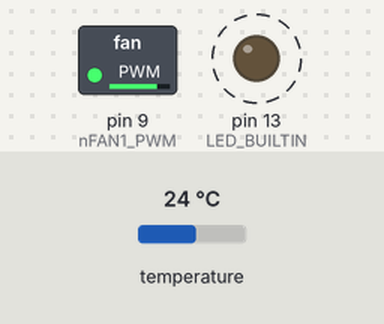
This sketch was run on a simulated Arduino Mega 2560, built with avr-gcc and run on an emulated ATmega2560. Parts: switched loads named in the sketch (green lamp = pin HIGH), output pins drawn as LEDs (lit = HIGH). Dashed ring = blinking. The test bench sets the inputs (shaded band); at power-on: temperature 24 °C. What the sketch prints to the serial monitor is not drawn.

Above: at 4.59 s.
Timing chart, 0 to 7.5 s (numbered marks = the images above):
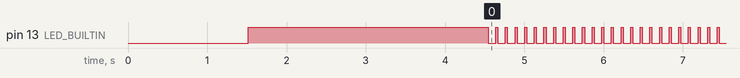

Measured:
- by itself, pin 13 (LED_BUILTIN): alternates HIGH for 0.03 s and LOW for 0.10 s

The sketch:

MAX31850_Tester.ino
```cpp
/*
   File: Dallas_Tester.ino modified
   By: (Forrest) Lee Erickson
   Date: 20230921
   Use the serial plotter to view results
   This program forked from Dallas_Tester.ino on 20230921
   Set D9 PWM for about 50% to test PWM on MOM (Mock up of Maryville hardware)
   Add an EMA filtered output.
   Rev 0.5 Correct numberOfDevices in the legend of plot.
   Rev 0.5 REM out the filtered output on 202040711
*/
#define COMPANY_NAME "pubinv.org "
#define PROG_NAME "MAX31850_Tester"
#define VERSION ";_Rev_0.5"
#define DEVICE_UNDER_TEST "Hardware: Mockup Of Maryville"  //A model number
#define LICENSE "GNU Affero General Public License, version 3 "


#define SHUT_DOWN 49


#include <OneWire.h>
#include <DallasTemperature.h>

// Data wire is plugged into port 2 on the Arduino
//#define ONE_WIRE_BUS 5
#define ONE_WIRE_BUS 5  // But port 5 on Controller v1.

#define TEMPERATURE_PRECISION 9 // Lower resolution

#define MAX_NUM_THERMOCOUPLES 10 // An arbitrary maximum mumber of thermocouples.
float now_Temp[MAX_NUM_THERMOCOUPLES]; //
float ema_Temp[MAX_NUM_THERMOCOUPLES]; //

// Setup a oneWire instance to communicate with any OneWire devices (not just Maxim/Dallas temperature ICs)
OneWire oneWire(ONE_WIRE_BUS);

// Pass our oneWire reference to Dallas Temperature.
DallasTemperature sensors(&oneWire);

int numberOfDevices; // Number of temperature devices found

DeviceAddress tempDeviceAddress; // We'll use this variable to store a found device address

#define nFAN1_PWM 9 // The pin D9 for driving the Blower.

// function to print the temperature for a device
float printTemperature(DeviceAddress deviceAddress)
{
  // method 1 - slower
  //Serial.print("Temp C: ");
  //Serial.print(sensors.getTempC(deviceAddress));
  //Serial.print(" Temp F: ");
  //Serial.print(sensors.getTempF(deviceAddress)); // Makes a second call to getTempC and then converts to Fahrenheit

  // method 2 - faster
  float tempC = sensors.getTempC(deviceAddress);
  if (tempC == DEVICE_DISCONNECTED_C)
  {
    Serial.println("Error: Could not read temperature data");
    return (-127);
  }
  //  Serial.print("Temp C: ");
  //  Serial.print(tempC);
  return (tempC);
  //  Serial.print(" Temp F: ");
  //  Serial.println(DallasTemperature::toFahrenheit(tempC)); // Converts tempC to Fahrenheit
}

void setup(void)
{
  // start serial port

  Serial.begin(115200);
  Serial.flush();
  delay(500);
  Serial.flush();
  delay(500);
  Serial.flush();
  delay(500);
  Serial.flush();

  // Start up the library
  sensors.begin();
  // Grab a count of devices on the wire
  numberOfDevices = sensors.getDeviceCount();
  //Report the Number of devices found
//  Serial.print("Number of devices found = ");
//  Serial.print(numberOfDevices);
//  Serial.print(", ");
  //Serial.print("TC0, TC1, ");
  //for (int i = 0; i <= 255; i++)
  for (int i = 0; i < numberOfDevices; i++) {
    Serial.print("TC");
    Serial.print(i);
    Serial.print(", ");
  }
  Serial.print(PROG_NAME);
  Serial.println(VERSION);

  pinMode(SHUT_DOWN, INPUT_PULLUP);
  pinMode(LED_BUILTIN, OUTPUT);
  digitalWrite(LED_BUILTIN, HIGH);  //Signal start of setup.

  // Loop through each device, print out address
  for (int i = 0; i < numberOfDevices; i++)
  {
    // Search the wire for address

    //    if (sensors.getAddress(tempDeviceAddress, i))
    sensors.setResolution(tempDeviceAddress, TEMPERATURE_PRECISION);

    if (false)
    {
      Serial.print("Found device ");
      Serial.print(i, DEC);
      Serial.print(" with address: ");
      printAddress(tempDeviceAddress);
      Serial.println();

      Serial.print("Setting resolution to ");
      Serial.println(TEMPERATURE_PRECISION, DEC);

      // set the resolution to TEMPERATURE_PRECISION bit (Each Dallas/Maxim device is capable of several different resolutions)
    //  sensors.setResolution(tempDeviceAddress, TEMPERATURE_PRECISION);

      Serial.print("Resolution actually set to: ");
      Serial.print(sensors.getResolution(tempDeviceAddress), DEC);
      Serial.println();
    } else {
      //      Serial.print("Found ghost device at ");
      //      Serial.print(i, DEC);
      //      Serial.print(" but could not detect address. Check power and cabling");
    }
  }

  //  analogWrite(nFAN1_PWM, 127);  // Set for 50%
  analogWrite(nFAN1_PWM, 200);  // Set for low RPM


  sensors.requestTemperatures(); // Send the command to get temperatures
  delay(500);
  sensors.requestTemperatures(); // Send the command to get temperatures
  delay(500);
  sensors.requestTemperatures(); // Send the command to get temperatures
  delay(500);

  //Initilize the EMA
  for (int k = 0; k < 2; k++) {
    sensors.requestTemperatures(); // Send the command to get temperatures
    delay(500);
    for (int i = 0; i < numberOfDevices; i++) {
      if (sensors.getAddress(tempDeviceAddress, i)) {

        ema_Temp[i] = printTemperature(tempDeviceAddress); // Use a simple function to print out the data
        //ema_Temp[i] = 23.5;
      }
    }
  }//end of k loop

  digitalWrite(LED_BUILTIN, LOW);   //Signal end of setup.
}// end setup()


void loop(void)
{
  // call sensors.requestTemperatures() to issue a global temperature
  // request to all devices on the bus
  //  Serial.print("Requesting temperatures...");
  sensors.requestTemperatures(); // Send the command to get temperatures
  //  Serial.println("DONE");
  digitalWrite(LED_BUILTIN, HIGH);   //Signal end of temp request.

  float ALPHA = 0.05; //Moveing average

  // Loop through each device, print out temperature data
  for (int i = 0; i < numberOfDevices; i++)
  {
    // Search the wire for address
    if (sensors.getAddress(tempDeviceAddress, i))
    {
      // Output the device ID
      //		Serial.print("Temperature for device: ");
      //		Serial.print(i,DEC);

      // It responds almost immediately. Let's print out the data
      now_Temp[i] = printTemperature(tempDeviceAddress); // Use a simple function to print out the data
      Serial.print(now_Temp[i]);
      Serial.print(", ");

      // Print a filtered measurement
//      if (digitalRead(SHUT_DOWN) == LOW) {  //Press button for ten times longer filtering
//        ema_Temp[i] = ((1 - (ALPHA / 10.0)) * ema_Temp[i]) + ((ALPHA / 10.0) * now_Temp[i]) ; // EMA See: https://en.wikipedia.org/wiki/Exponential_smoothing
//      } else {
//        ema_Temp[i] = ((1 - ALPHA) * ema_Temp[i]) + (ALPHA * now_Temp[i]) ; // EMA See: https://en.wikipedia.org/wiki/Exponential_smoothing
//      }
//      Serial.print(ema_Temp[i]);
//      //Serial.print(tempC);
//      Serial.print(", ");

    }
    //else ghost device! Check your power requirements and cabling
  }
  Serial.println(); //end of line
  digitalWrite(LED_BUILTIN, LOW);   //Signal end of print temp.

}//end loop()

// function to print a device address
void printAddress(DeviceAddress deviceAddress)
{
  for (uint8_t i = 0; i < 8; i++)
  {
    if (deviceAddress[i] < 16) Serial.print("0");
    Serial.print(deviceAddress[i], HEX);
  }
}
```
